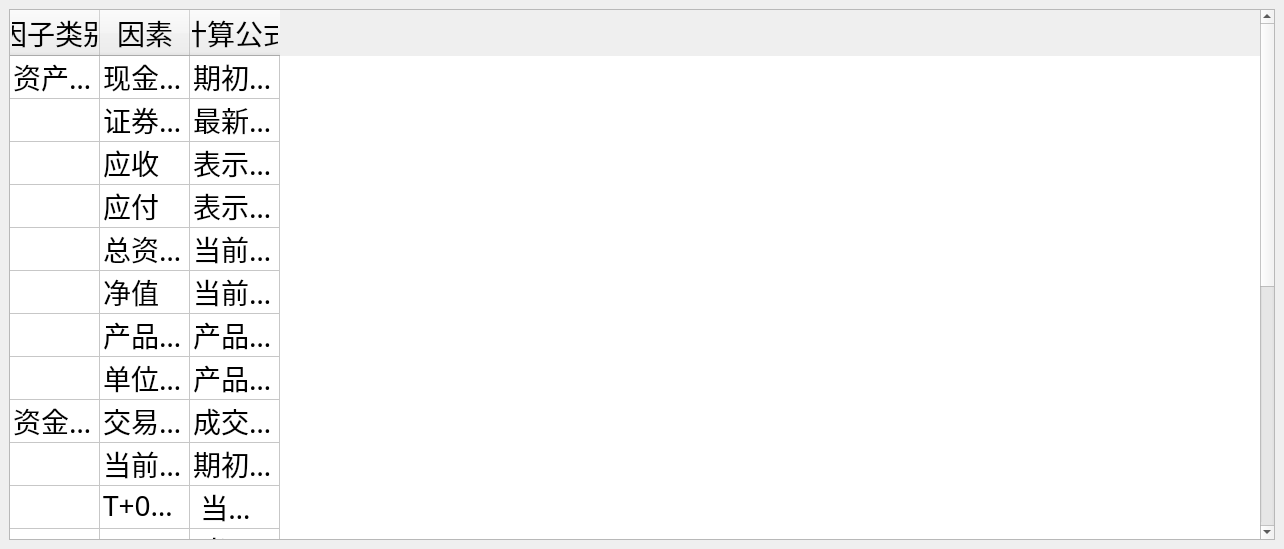
<?xml version="1.0" encoding="UTF-8"?>
<ui version="4.0">
 <class>gongshi</class>
 <widget class="QMainWindow" name="gongshi">
  <property name="geometry">
   <rect>
    <x>0</x>
    <y>0</y>
    <width>1284</width>
    <height>549</height>
   </rect>
  </property>
  <property name="font">
   <font>
    <family>微软雅黑</family>
    <pointsize>21</pointsize>
   </font>
  </property>
  <property name="windowTitle">
   <string>计算日志</string>
  </property>
  <property name="windowIcon">
   <iconset resource="ICON.qrc">
    <normaloff>:/En/En.ico</normaloff>:/En/En.ico</iconset>
  </property>
  <property name="styleSheet">
   <string notr="true"/>
  </property>
  <property name="tabShape">
   <enum>QTabWidget::Triangular</enum>
  </property>
  <property name="dockNestingEnabled">
   <bool>false</bool>
  </property>
  <property name="unifiedTitleAndToolBarOnMac">
   <bool>false</bool>
  </property>
  <widget class="QWidget" name="gongshiWidget">
   <layout class="QVBoxLayout" name="verticalLayout">
    <item>
     <widget class="QTableWidget" name="gstableWidget">
      <property name="enabled">
       <bool>true</bool>
      </property>
      <property name="minimumSize">
       <size>
        <width>0</width>
        <height>0</height>
       </size>
      </property>
      <property name="styleSheet">
       <string notr="true">font: 12pt &quot;楷体&quot;;</string>
      </property>
      <property name="dragEnabled">
       <bool>true</bool>
      </property>
      <attribute name="horizontalHeaderDefaultSectionSize">
       <number>90</number>
      </attribute>
      <attribute name="horizontalHeaderMinimumSectionSize">
       <number>26</number>
      </attribute>
      <attribute name="verticalHeaderVisible">
       <bool>false</bool>
      </attribute>
      <attribute name="verticalHeaderDefaultSectionSize">
       <number>28</number>
      </attribute>
      <attribute name="verticalHeaderMinimumSectionSize">
       <number>25</number>
      </attribute>
      <row>
       <property name="text">
        <string>资产变化</string>
       </property>
      </row>
      <row>
       <property name="text">
        <string>资金变化</string>
       </property>
      </row>
      <row>
       <property name="text">
        <string>证券变化</string>
       </property>
      </row>
      <row>
       <property name="text">
        <string>New Row</string>
       </property>
      </row>
      <row>
       <property name="text">
        <string>New Row</string>
       </property>
      </row>
      <row>
       <property name="text">
        <string>New Row</string>
       </property>
      </row>
      <row>
       <property name="text">
        <string>New Row</string>
       </property>
      </row>
      <row>
       <property name="text">
        <string>New Row</string>
       </property>
      </row>
      <row>
       <property name="text">
        <string>New Row</string>
       </property>
      </row>
      <row>
       <property name="text">
        <string>New Row</string>
       </property>
      </row>
      <row>
       <property name="text">
        <string>New Row</string>
       </property>
      </row>
      <row>
       <property name="text">
        <string>New Row</string>
       </property>
      </row>
      <row>
       <property name="text">
        <string>New Row</string>
       </property>
      </row>
      <row>
       <property name="text">
        <string>New Row</string>
       </property>
      </row>
      <row>
       <property name="text">
        <string>New Row</string>
       </property>
      </row>
      <row>
       <property name="text">
        <string>New Row</string>
       </property>
      </row>
      <row>
       <property name="text">
        <string>New Row</string>
       </property>
      </row>
      <row>
       <property name="text">
        <string>New Row</string>
       </property>
      </row>
      <row>
       <property name="text">
        <string>New Row</string>
       </property>
      </row>
      <row>
       <property name="text">
        <string>New Row</string>
       </property>
      </row>
      <row>
       <property name="text">
        <string>New Row</string>
       </property>
      </row>
      <column>
       <property name="text">
        <string>因子类别</string>
       </property>
      </column>
      <column>
       <property name="text">
        <string>因素</string>
       </property>
      </column>
      <column>
       <property name="text">
        <string>计算公式</string>
       </property>
      </column>
      <item row="0" column="0">
       <property name="text">
        <string>资产变化</string>
       </property>
      </item>
      <item row="0" column="1">
       <property name="text">
        <string>现金资产</string>
       </property>
      </item>
      <item row="0" column="2">
       <property name="text">
        <string>期初现金余额+当天业务处理资金变化部分＋手工调整部分
</string>
       </property>
      </item>
      <item row="1" column="0">
       <property name="text">
        <string/>
       </property>
      </item>
      <item row="1" column="1">
       <property name="text">
        <string>证券资产</string>
       </property>
      </item>
      <item row="1" column="2">
       <property name="text">
        <string>最新价*持仓数量</string>
       </property>
      </item>
      <item row="2" column="0">
       <property name="text">
        <string/>
       </property>
      </item>
      <item row="2" column="1">
       <property name="text">
        <string>应收</string>
       </property>
      </item>
      <item row="2" column="2">
       <property name="text">
        <string>表示应收科目余额的合计</string>
       </property>
      </item>
      <item row="3" column="0">
       <property name="text">
        <string/>
       </property>
      </item>
      <item row="3" column="1">
       <property name="text">
        <string>应付</string>
       </property>
      </item>
      <item row="3" column="2">
       <property name="text">
        <string>表示应付科目余额的合计</string>
       </property>
      </item>
      <item row="4" column="0">
       <property name="text">
        <string/>
       </property>
      </item>
      <item row="4" column="1">
       <property name="text">
        <string>总资产</string>
       </property>
      </item>
      <item row="4" column="2">
       <property name="text">
        <string>当前资金余额+合计应收金额+股票资产+债券资产+基金资产+回购资产+权证资产+其他资产+期货盈亏+期权资产+应收证券资产+应付债券资产</string>
       </property>
      </item>
      <item row="5" column="0">
       <property name="text">
        <string/>
       </property>
      </item>
      <item row="5" column="1">
       <property name="text">
        <string>净值</string>
       </property>
      </item>
      <item row="5" column="2">
       <property name="text">
        <string>当前现金余额 - 合计应付 + 合计应收 + 股票资产 + 债券资产+ 基金资产 + 回购资产 + 权证资产 + 其它资产 +　期货盈亏＋应收证券资产－应付证券资产＋期权资产</string>
       </property>
      </item>
      <item row="6" column="0">
       <property name="text">
        <string/>
       </property>
      </item>
      <item row="6" column="1">
       <property name="text">
        <string>产品份额</string>
       </property>
      </item>
      <item row="6" column="2">
       <property name="text">
        <string>产品成立之初建立的份额</string>
       </property>
      </item>
      <item row="7" column="1">
       <property name="text">
        <string>单位净值</string>
       </property>
      </item>
      <item row="7" column="2">
       <property name="text">
        <string>产品净资产/产品份额</string>
       </property>
      </item>
      <item row="8" column="0">
       <property name="text">
        <string>资金变化</string>
       </property>
      </item>
      <item row="8" column="1">
       <property name="text">
        <string>交易费
</string>
       </property>
      </item>
      <item row="8" column="2">
       <property name="text">
        <string>成交金额*费率</string>
       </property>
      </item>
      <item row="9" column="1">
       <property name="text">
        <string>当前现金余额
</string>
       </property>
      </item>
      <item row="9" column="2">
       <property name="text">
        <string>期初现金余额+当天业务处理资金变化部分＋手工调整部分</string>
       </property>
      </item>
      <item row="10" column="1">
       <property name="text">
        <string>T+0可用金额</string>
       </property>
      </item>
      <item row="10" column="2">
       <property name="text">
        <string> 当前金额-冻结金额+解冻金额+Min{T+1变化-T+1冻结金额-指令占用,0}</string>
       </property>
      </item>
      <item row="11" column="1">
       <property name="text">
        <string>T+1可用金额</string>
       </property>
      </item>
      <item row="11" column="2">
       <property name="text">
        <string> 当前金额-冻结金额+解冻金额+T+1变化-T+1冻结金额-指令占用</string>
       </property>
      </item>
      <item row="12" column="1">
       <property name="text">
        <string>冻结金额
</string>
       </property>
      </item>
      <item row="12" column="2">
       <property name="text">
        <string>将要流还未流出的资金</string>
       </property>
      </item>
      <item row="13" column="1">
       <property name="text">
        <string>解冻金额</string>
       </property>
      </item>
      <item row="13" column="2">
       <property name="text">
        <string>将要进还未进的资金</string>
       </property>
      </item>
      <item row="14" column="0">
       <property name="text">
        <string>证券变化</string>
       </property>
      </item>
      <item row="14" column="1">
       <property name="text">
        <string>当前持仓数量
</string>
       </property>
      </item>
      <item row="14" column="2">
       <property name="text">
        <string>当前持仓数量</string>
       </property>
      </item>
      <item row="15" column="1">
       <property name="text">
        <string>可用数量
</string>
       </property>
      </item>
      <item row="15" column="2">
       <property name="text">
        <string>当前数量-冻结数量+解冻数量+买抵扣数量+买锁定数量+min{T+1变化-T+1冻结数量,0}</string>
       </property>
      </item>
      <item row="16" column="1">
       <property name="text">
        <string>冻结数量
</string>
       </property>
      </item>
      <item row="16" column="2">
       <property name="text">
        <string>将要流还未流出的持仓</string>
       </property>
      </item>
      <item row="17" column="1">
       <property name="text">
        <string>解冻数量
</string>
       </property>
      </item>
      <item row="17" column="2">
       <property name="text">
        <string>将要进还未进的持仓</string>
       </property>
      </item>
      <item row="18" column="1">
       <property name="text">
        <string>成本价
</string>
       </property>
      </item>
      <item row="18" column="2">
       <property name="text">
        <string>当前数量+卖出数量=0，成本价=0；当前数量+卖出数量&lt;&gt;0成本价=成本/（当前数量+卖出数量）</string>
       </property>
      </item>
      <item row="19" column="1">
       <property name="text">
        <string>成本
</string>
       </property>
      </item>
      <item row="19" column="2">
       <property name="text">
        <string>当前数量+卖出数量=0，为0；当前数量+卖出数量&lt;&gt;0，=当前数量 *　成本价</string>
       </property>
      </item>
      <item row="20" column="1">
       <property name="text">
        <string>含费用成本
</string>
       </property>
      </item>
      <item row="20" column="2">
       <property name="text">
        <string>结转过含费用的期初成本+买入金额+实际当日买入费用</string>
       </property>
      </item>
     </widget>
    </item>
   </layout>
  </widget>
 </widget>
 <resources>
  <include location="ICON.qrc"/>
 </resources>
 <connections/>
</ui>
